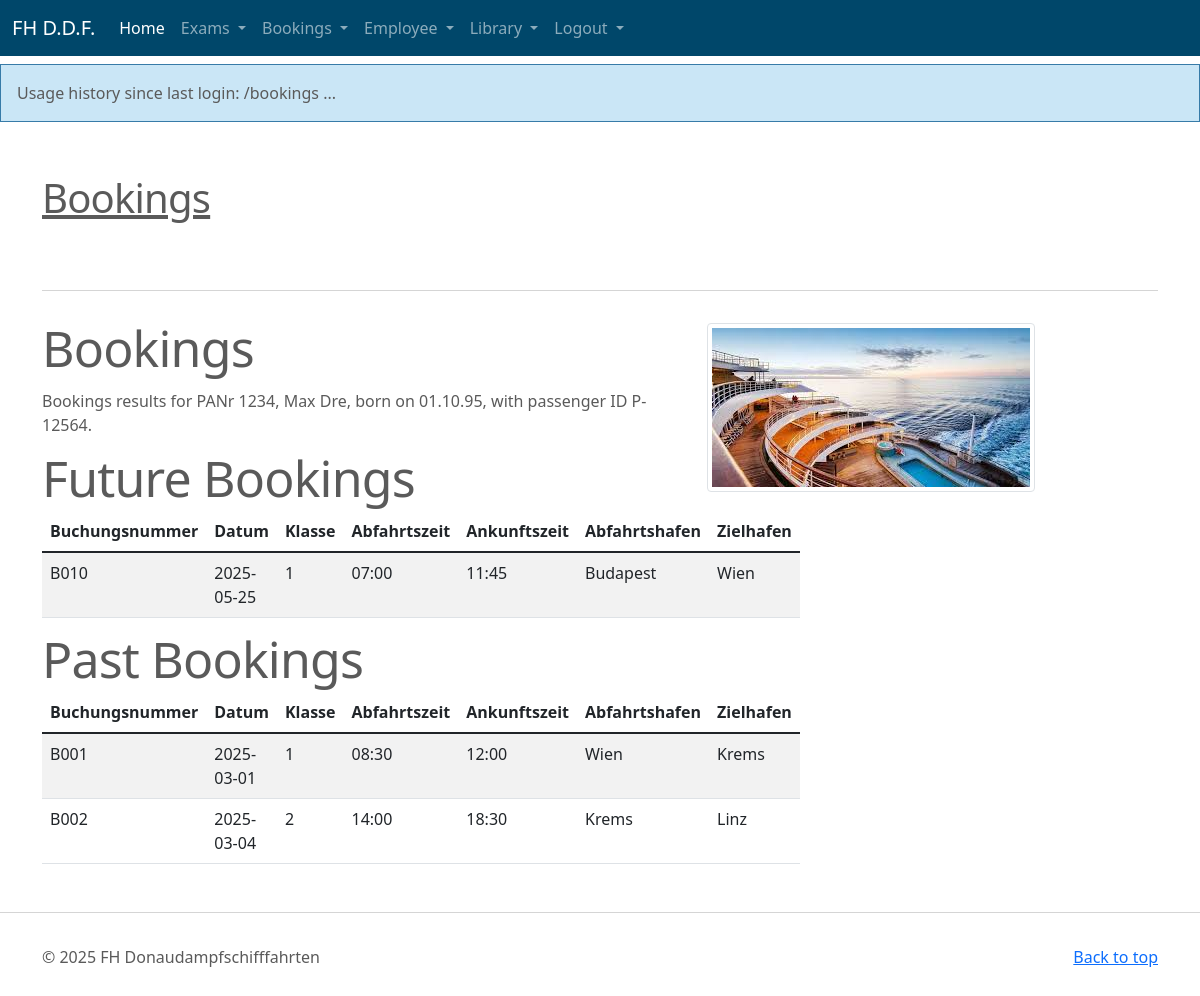
The page /bookings (signed in) on the database its author committed.
### tables this page shows
CREATE TABLE "user" (
  id INTEGER PRIMARY KEY AUTOINCREMENT,
  username TEXT UNIQUE NOT NULL,
  password TEXT NOT NULL
);

CREATE TABLE "Person" (
    /* hab das auf PANr geaendert da es sonst mit den spaeteren FKs zach wird mit dem zusammengesetzten SVNR + GebDatum*/
    "PANr" NUMBER(4),
    /* es gibt keinen eigenen date type kann als int, text, oder real angegeben werden */ 
    "GebDatum" INTEGER,
    "Vorname" TEXT(50),
    "Nachname" TEXT(50),
    "PLZ" NUMBER(4),
    "Ort" TEXT(50),
    "Strasse" TEXT(50),
    "Hausnummer" NUMBER(4),
    CONSTRAINT pk_Person PRIMARY KEY (PANr)
);

CREATE TABLE "Passagier" (
    "PassagierNr" TEXT(10),
    "PANr" NUMBER(4)
        CONSTRAINT nn_PANr_Passagier NOT NULL,
    CONSTRAINT pk_Passagier PRIMARY KEY (PassagierNr),
    CONSTRAINT fk_Passagier_Person FOREIGN KEY (PANr) REFERENCES Person (PANr)
        ON DELETE CASCADE
);

CREATE TABLE "Buchen" (
    "Buchungsnummer" TEXT(10),
    "Datum" INTEGER,
    "Klasse" NUMBER(1),
    "PassagierNr" TEXT(10)
        CONSTRAINT nn_PassagierNR_Buchen NOT NULL,
    "Passagennummer" TEXT(10)
        CONSTRAINT nn_Passagennummer_Buchen NOT NULL,
    CONSTRAINT pk_Buchen PRIMARY KEY (Buchungsnummer),
    CONSTRAINT fk_Buchen_Passagier FOREIGN KEY (PassagierNr) REFERENCES Passagier (PassagierNr),
    CONSTRAINT fk_Buchen_Passage FOREIGN KEY (Passagennummer) REFERENCES Passage (Passagennummer)
);

CREATE TABLE "Passage" (
    "Passagennummer" TEXT(10),
    "Abfahrtszeit" TEXT(10),
    "Ankunftszeit" TEXT(10),
    "Abfahrtshafen" TEXT(20),
    "Zielhafen" TEXT(20),
    CONSTRAINT pk_Passage PRIMARY KEY (Passagennummer)
);

### flask_auu/bookings.py (the view)
@bp.route('/bookings')
@login_required
def bookings():
    session['history'] = session['history'] + "/bookings\n ... "
    flash(session['history'])
    db = get_db()
    passpers = db.execute(
            'SELECT Vorname, Nachname, Gebdatum, Passagiernr'
            ' FROM Person, Passagier'
            ' WHERE Person.PANr = Passagier.PANr and Person.PANr = ? ', (g.user['username'],)
    ).fetchone()
    bookinglist_future = None
    bookinglist_past = None
    if passpers is not None:
        bookinglist_future = db.execute(
            'SELECT buchungsnummer, datum, klasse, abfahrtszeit, ankunftszeit, abfahrtshafen, zielhafen'
            ' FROM Buchen, Passage'
            " WHERE Buchen.Passagennummer = Passage.Passagennummer AND Buchen.PassagierNr = ? and date(Datum) >= date('now')", (passpers['PassagierNr'],)
        ).fetchall()
        bookinglist_past = db.execute(
            'SELECT buchungsnummer, datum, klasse, abfahrtszeit, ankunftszeit, abfahrtshafen, zielhafen'
            ' FROM Buchen, Passage'
            " WHERE Buchen.Passagennummer = Passage.Passagennummer AND Buchen.PassagierNr = ? and date(Datum) < date('now')", (passpers['PassagierNr'],)
        ).fetchall()
    else:
        return render_template('non_passagier/non_passagier.html',)
    return render_template('bookings/bookings.html', passpers=passpers, bookinglist_future=bookinglist_future, bookinglist_past=bookinglist_past)

### flask_auu/auth.py (called while the page is built)
@bp.before_app_request
def load_logged_in_user():
    user_id = session.get('user_id')
    if session.get('history') is None:
        session['history'] = "Usage history since last login:\n"
    if user_id is None:
        g.user = None
    else:
        g.user = get_db().execute(
            'SELECT * FROM user WHERE id = ?', (user_id,)
        ).fetchone()

def login_required(view):
    @functools.wraps(view)
    def wrapped_view(**kwargs):
        if g.user is None:
            return redirect(url_for('auth.login'))
        return view(**kwargs)
    return wrapped_view

### flask_auu/db.py (called while the page is built)
def get_db():
        print('get_db(): before db is accessed...', flush=True)
        if 'db' not in g:
            g.db = sqlite3.connect(
                current_app.config['DATABASE'],
                detect_types=sqlite3.PARSE_DECLTYPES
            )
            g.db.row_factory = sqlite3.Row
        return g.db

### flask_auu/templates/bookings/bookings.html (shortened to what this page needs)
{% extends 'base.html' %}
{% block content %}
<div class="container marketing">
    <div class="signpost"><h1>Bookings</h1></div>
    <hr class="featurette-divider">
    <div class="row featurette">
        <div class="col-md-7">
            <h2 class="featurette-heading">Bookings</h2>
         <p> Bookings results for PANr {{ g.user['username'] }}, {{ passpers['vorname'] }} {{ passpers['nachname'] }}, born on {{ passpers['gebdatum'] }},
             with passenger ID {{ passpers['passagiernr'] }}. </p>
        <table class="table table-responsive table-striped table-hover">
            <h2 class="featurette-heading"> Future Bookings </h2>
			<thead>
				<tr>
					<th>Buchungsnummer</th>
					<th>Datum</th>
					<th>Klasse</th>
					<th>Abfahrtszeit</th>
                    <th>Ankunftszeit</th>
                    <th>Abfahrtshafen</th>
                    <th>Zielhafen</th>
				</tr>
			</thead>
			<tbody>
            {% for entry in bookinglist_future %}
	        	<tr><td>{{ entry['Buchungsnummer'] }}</td><td>{{ entry['Datum'] }}</td><td>{{ entry['Klasse'] }}</td><td>{{ entry['Abfahrtszeit'] }}</td><td>{{ entry['Ankunftszeit'] }}</td><td>{{ entry['Abfahrtshafen'] }}</td><td>{{ entry['Zielhafen'] }}</td></tr>
             {% endfor %}
			</tbody>
		</table>
        <table class="table table-responsive table-striped table-hover">
            <h2 class="featurette-heading"> Past Bookings </h2>
			<thead>
				<tr>
					<th>Buchungsnummer</th>
					<th>Datum</th>
					<th>Klasse</th>
					<th>Abfahrtszeit</th>
                    <th>Ankunftszeit</th>
                    <th>Abfahrtshafen</th>
                    <th>Zielhafen</th>
				</tr>
			</thead>
			<tbody>
            {% for entry in bookinglist_past %}
	        	<tr><td>{{ entry['Buchungsnummer'] }}</td><td>{{ entry['Datum'] }}</td><td>{{ entry['Klasse'] }}</td><td>{{ entry['Abfahrtszeit'] }}</td><td>{{ entry['Ankunftszeit'] }}</td><td>{{ entry['Abfahrtshafen'] }}</td><td>{{ entry['Zielhafen'] }}</td></tr>
             {% endfor %}
			</tbody>
		</table>
        </div>
        <div class="col-md-5">
            <img class="img-fluid img-thumbnail"src="{{ url_for('static', filename='pics/booking.jpeg') }}"/>
        </div>
    </div>
</div>
{% endblock %}

### flask_auu/templates/base.html (shortened to what this page needs)
<!doctype html>
<html lang="en">
<head>
    <link href="{{ url_for('static', filename='dist/css/bootstrap.min.css') }}" rel="stylesheet">
    <link href="{{ url_for('static', filename='dist/css/uu.css') }}" rel="stylesheet">
</head>
<body>
<header>
  <nav class="navbar navbar-expand-md fixed-top navbar-dark">
    <div class="container-fluid">
      <a class="navbar-brand" href="#">FH D.D.F.</a>
{% if g.user %}
      <div class="collapse navbar-collapse" id="navbarSupportedContent">
        <ul class="navbar-nav me-auto mb-2 mb-md-0">
          <li class="nav-item">
            <a class="nav-link active" aria-current="page" href="/">Home</a>
          </li>
          <li class="nav-item dropdown">
            <a class="nav-link dropdown-toggle" href="#" id="navbarDropdown1" role="button" data-bs-toggle="dropdown" aria-expanded="false">
              Exams
            </a>
          </li>
          <li class="nav-item dropdown">
            <a class="nav-link dropdown-toggle" href="#" id="navbarDropdown1" role="button" data-bs-toggle="dropdown" aria-expanded="false">
              Bookings
            </a>
          </li>
          <li class="nav-item dropdown">
            <a class="nav-link dropdown-toggle" href="#" id="navbarDropdown1" role="button" data-bs-toggle="dropdown" aria-expanded="false">
              Employee
            </a>
          </li>
          <li class="nav-item dropdown">
            <a class="nav-link dropdown-toggle" href="#" id="navbarDropdown2" role="button" data-bs-toggle="dropdown" aria-expanded="false">
              Library
            </a>
          </li>
           <li class="nav-item dropdown">
            <a class="nav-link dropdown-toggle" href="#" id="navbarDropdown3" role="button" data-bs-toggle="dropdown" aria-expanded="false">
              Logout
            </a>
          </li>
        </ul>
      </div>
{% endif %}
    </div>
  </nav>
</header>
<main>
    {% for message in get_flashed_messages() %}
    <div class="flash">{{ message }}</div>
     {% endfor %}
    {% block content %}
    {% endblock %}
     <hr class="featurette-divider">
    <footer class="container">
    <p class="float-end"><a href="#">Back to top</a></p>
    <p>&copy; 2025 FH Donaudampfschifffahrten </p>
</footer>
</main>
</body>
</html>

### rows shown on the page
user: user.username "1234"
Person: vorname "Max", nachname "Dre", gebdatum "01.10.95"
Passagier: passagiernr "P-12564"
Buchen: Buchungsnummer "B010", Datum "2025-05-25", Klasse "1", Abfahrtszeit "07:00", Ankunftszeit "11:45", Abfahrtshafen "Budapest", Zielhafen "Wien"
Buchen: Buchungsnummer "B001", Datum "2025-03-01", Klasse "1", Abfahrtszeit "08:30", Ankunftszeit "12:00", Abfahrtshafen "Wien", Zielhafen "Krems"
Buchen: Buchungsnummer "B002", Datum "2025-03-04", Klasse "2", Abfahrtszeit "14:00", Ankunftszeit "18:30", Abfahrtshafen "Krems", Zielhafen "Linz"

### other values the page prints
{{ message }} "Usage history since last login: /bookings ..."
